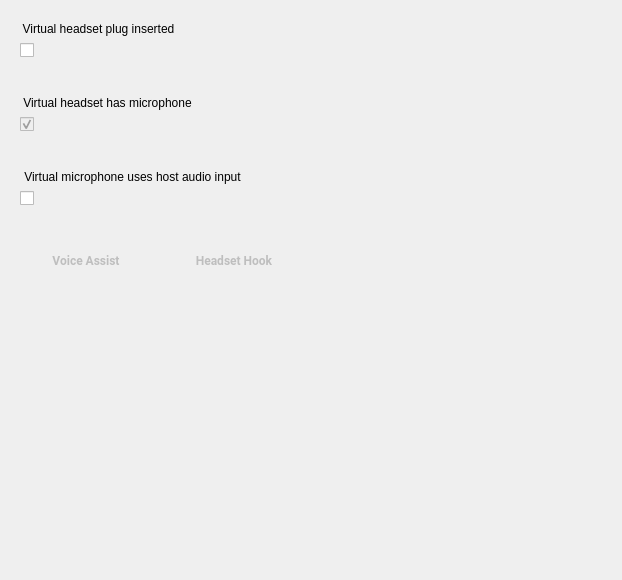
<?xml version="1.0" encoding="UTF-8"?>
<ui version="4.0">
 <class>MicrophonePage</class>
 <widget class="QWidget" name="MicrophonePage">
  <property name="geometry">
   <rect>
    <x>0</x>
    <y>0</y>
    <width>622</width>
    <height>580</height>
   </rect>
  </property>
  <property name="windowTitle">
   <string>Form</string>
  </property>
  <widget class="QGroupBox" name="mic_insertedLabel">
   <property name="geometry">
    <rect>
     <x>20</x>
     <y>20</y>
     <width>251</width>
     <height>24</height>
    </rect>
   </property>
   <property name="styleSheet">
    <string notr="true">border: 0px;</string>
   </property>
   <property name="title">
    <string>Virtual headset plug inserted</string>
   </property>
   <property name="ColorGroup" stdset="0">
    <string notr="true">Title</string>
   </property>
  </widget>
  <widget class="QCheckBox" name="mic_inserted">
   <property name="geometry">
    <rect>
     <x>20</x>
     <y>38</y>
     <width>211</width>
     <height>24</height>
    </rect>
   </property>
   <property name="accessibleDescription">
    <string>Virtual headset plug inserted</string>
   </property>
   <property name="iconSize">
    <size>
     <width>24</width>
     <height>24</height>
    </size>
   </property>
   <property name="checked">
    <bool>false</bool>
   </property>
   <property name="ColorGroup" stdset="0">
    <string>Toggle</string>
   </property>
   <property name="report_metrics" stdset="0">
    <bool>false</bool>
   </property>
  </widget>
  <widget class="QCheckBox" name="mic_hasMic">
   <property name="enabled">
    <bool>false</bool>
   </property>
   <property name="geometry">
    <rect>
     <x>20</x>
     <y>112</y>
     <width>211</width>
     <height>24</height>
    </rect>
   </property>
   <property name="accessibleDescription">
    <string>Virtual headset has microphone</string>
   </property>
   <property name="iconSize">
    <size>
     <width>24</width>
     <height>24</height>
    </size>
   </property>
   <property name="checked">
    <bool>true</bool>
   </property>
   <property name="ColorGroup" stdset="0">
    <string>Toggle</string>
   </property>
   <property name="report_metrics" stdset="0">
    <bool>false</bool>
   </property>
  </widget>
  <widget class="QGroupBox" name="mic_hasMicLabel">
   <property name="geometry">
    <rect>
     <x>20</x>
     <y>94</y>
     <width>251</width>
     <height>24</height>
    </rect>
   </property>
   <property name="styleSheet">
    <string notr="true">border: 0px;</string>
   </property>
   <property name="title">
    <string>Virtual headset has microphone</string>
   </property>
   <property name="ColorGroup" stdset="0">
    <string notr="true">Title</string>
   </property>
  </widget>
  <widget class="RaisedMaterialButton" name="mic_voiceAssistButton">
   <property name="enabled">
    <bool>false</bool>
   </property>
   <property name="geometry">
    <rect>
     <x>20</x>
     <y>242</y>
     <width>132</width>
     <height>36</height>
    </rect>
   </property>
   <property name="font">
    <font>
     <family>Roboto</family>
     <weight>75</weight>
     <bold>true</bold>
    </font>
   </property>
   <property name="text">
    <string>Voice Assist</string>
   </property>
   <property name="flat">
    <bool>true</bool>
   </property>
   <property name="ColorGroup" stdset="0">
    <string>Button</string>
   </property>
   <property name="report_metrics" stdset="0">
    <bool>false</bool>
   </property>
  </widget>
  <widget class="RaisedMaterialButton" name="mic_hookButton">
   <property name="enabled">
    <bool>false</bool>
   </property>
   <property name="geometry">
    <rect>
     <x>168</x>
     <y>242</y>
     <width>132</width>
     <height>36</height>
    </rect>
   </property>
   <property name="font">
    <font>
     <family>Roboto</family>
     <weight>75</weight>
     <bold>true</bold>
    </font>
   </property>
   <property name="text">
    <string>Headset Hook</string>
   </property>
   <property name="flat">
    <bool>true</bool>
   </property>
   <property name="ColorGroup" stdset="0">
    <string>Button</string>
   </property>
   <property name="report_metrics" stdset="0">
    <bool>false</bool>
   </property>
  </widget>
  <widget class="QGroupBox" name="mic_allowRealAudioLabel">
   <property name="geometry">
    <rect>
     <x>20</x>
     <y>168</y>
     <width>251</width>
     <height>24</height>
    </rect>
   </property>
   <property name="styleSheet">
    <string notr="true">border: 0px;</string>
   </property>
   <property name="title">
    <string>Virtual microphone uses host audio input</string>
   </property>
   <property name="ColorGroup" stdset="0">
    <string notr="true">Title</string>
   </property>
  </widget>
  <widget class="QCheckBox" name="mic_allowRealAudio">
   <property name="geometry">
    <rect>
     <x>20</x>
     <y>186</y>
     <width>211</width>
     <height>24</height>
    </rect>
   </property>
   <property name="accessibleDescription">
    <string>Virtual microphone uses host audio input</string>
   </property>
   <property name="iconSize">
    <size>
     <width>24</width>
     <height>24</height>
    </size>
   </property>
   <property name="checked">
    <bool>false</bool>
   </property>
   <property name="ColorGroup" stdset="0">
    <string>Toggle</string>
   </property>
   <property name="report_metrics" stdset="0">
    <bool>false</bool>
   </property>
  </widget>
  <zorder>mic_insertedLabel</zorder>
  <zorder>mic_hasMicLabel</zorder>
  <zorder>mic_voiceAssistButton</zorder>
  <zorder>mic_hookButton</zorder>
  <zorder>mic_inserted</zorder>
  <zorder>mic_hasMic</zorder>
  <zorder>mic_allowRealAudioLabel</zorder>
  <zorder>mic_allowRealAudio</zorder>
 </widget>
 <customwidgets>
  <customwidget>
   <class>RaisedMaterialButton</class>
   <extends>QPushButton</extends>
   <header>android/skin/qt/raised-material-button.h</header>
  </customwidget>
 </customwidgets>
 <tabstops>
  <tabstop>mic_inserted</tabstop>
  <tabstop>mic_hasMic</tabstop>
  <tabstop>mic_voiceAssistButton</tabstop>
  <tabstop>mic_hookButton</tabstop>
 </tabstops>
 <resources>
  <include location="../resources.qrc"/>
 </resources>
 <connections/>
</ui>
